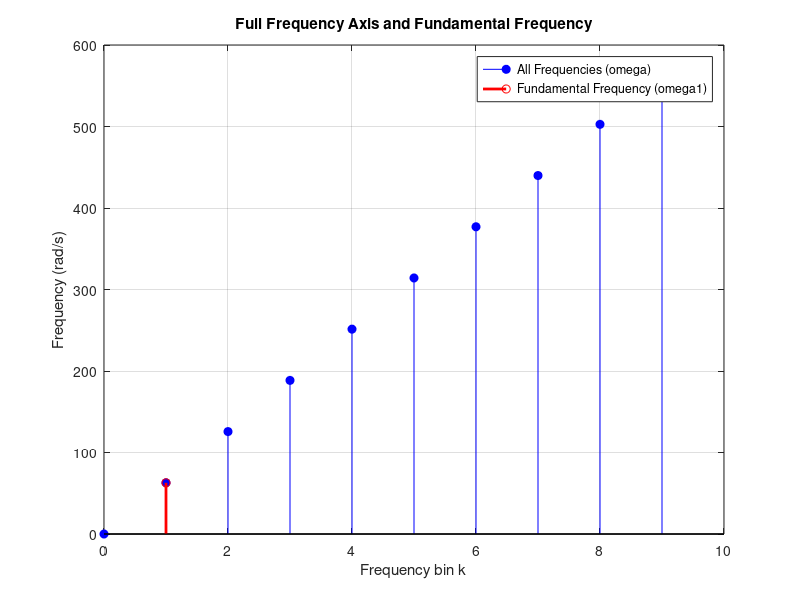

This figure's MATLAB source:
% The fundamental frequency ω_1 is the frequency associated with the first non-zero frequency bin (k=1). 
% From the formula: w_1 = 2*pi/T, Ts = N*T, Ts = 1/fs, w_1 = 2*pi*fs/N
% This uses fs (sampling frequency) and N (number of samples).
% This is the frequency resolution of your DFT, meaning the spacing between consecutive frequency bins.
% This task 1.1.2 only asks for one specific frequency — the fundamental frequency. 

% Parameters
N = 10;          % Number of samples
fs = 100;          % Sampling frequency in Hz

% Fundamental frequency in rad/s
omega1 = 2 * pi * fs / N;

k = 0:N-1;
omega = (2 * pi / (N * (1/fs))) * k;
disp(['Check ω1 = ', num2str(omega(2)), ' rad/s']);

% Plotting omega nad omega1 = omega(2
figure;
stem(k, omega, 'b', 'filled');           % Plot omega (full frequency axis) in blue
hold on;
stem(1, omega1, 'r', 'LineWidth', 2);    % Highlight omega1 (fundamental frequency) in red

% Labels and title
xlabel('Frequency bin k');
ylabel('Frequency (rad/s)');
title('Full Frequency Axis and Fundamental Frequency');
legend('All Frequencies (omega)', 'Fundamental Frequency (omega1)');
grid on;

% Show numeric result in command window
disp(['Fundamental frequency ω1 = ', num2str(omega1), ' rad/s']);
% The result: a single value omega1, the smallest frequency step your DFT can resolve.